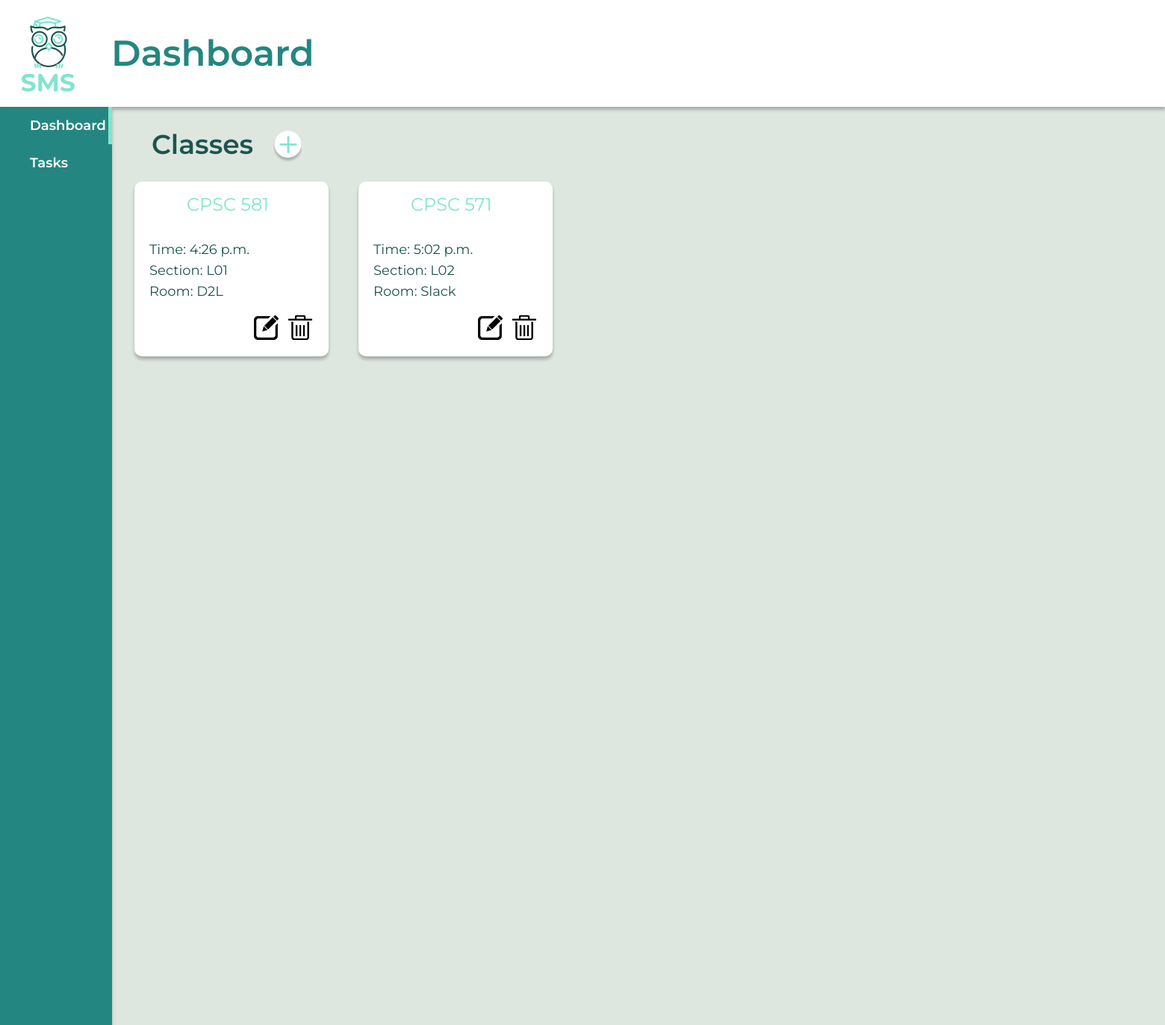
Page / (signed in) on the committed database.
### schoolapi/models.py (models this page shows, shortened)
class Class(models.Model):
    user = models.ForeignKey(User, on_delete=models.CASCADE)
    name = models.CharField(max_length=50)
    time = models.TimeField(max_length=50)
    section = models.CharField(max_length=50)
    room = models.CharField(max_length=50, blank=True)

### schoolapi/views.py (the view)
# urls.py: path('', views.dashboard),
def dashboard(request):
    if request.user.is_authenticated:
        classes = Class.objects.all()
        if request.user.is_student:
            return render(request, "schoolapi/dashboard.html", {'classes': classes})
        if request.user.is_instructor:
            return render(request, "schoolapi/dashboard_instructor.html", {'classes': classes})
        return render(request, "schoolapi/dashboard.html", {'classes': classes})
    return HttpResponseRedirect("/login")

### templates/schoolapi/dashboard_instructor.html (shortened to what this page needs)
{% load static %}
<!DOCTYPE html>
<html lang="en">
<head>
    <link rel="stylesheet"
          href="https://stackpath.bootstrapcdn.com/bootstrap/4.4.1/css/bootstrap.min.css"
 />
    <link rel="stylesheet" href="{% static 'schoolapi/css/style.css' %}" />
</head>
<body>
    <div class="top-nav-container">
        <div class="wrapper">
            <nav role ="main">
                <div class="title">
                    Dashboard
                </div>
                <div class="logo">
                    <img src="{% static 'schoolapi/images/logos.png' %}" alt="My image">
                </div>
            </nav>
        </div>
    </div>
    <div class="side-nav-container" style="height: 100%;">
        <div class="sidebar">
        </div>
        <div class="wrapper">
            <nav id="menubar">
                <ul class="nav-items">
                    <li>
                        <a href="/">Dashboard</a>
                    </li>
                    <li>
                        <a href="/tasks">Tasks</a>
                    </li>
                </ul>
            </nav>
        </div>
    </div>
    <div class="classes-container row">
        <div class="item-title">
            Classes
        </div>
        <button type="button" onclick="window.location.href='/add-class'" class="btn-add-item">
            <img src="{% static 'schoolapi/images/add.png' %}">
        </button>
        {% for class in user.class_set.all %}
        <div class="item-attribute block">
            <ul class="show-items" style="position: absolute">
                <li id="name">
                    {{class.name}}
                </li>
                <li>
                    Time: {{class.time}}
                </li>
                <li>
                    Section: {{class.section}}
                </li>
                <li>
                    Room: {{class.room}}
                </li>
                <li id="btn-update-item">
                    <a href="{% url 'update-class' class.id%}">
                        <img src="{% static 'schoolapi/images/edit.png' %}">
                    </a>
                </li>
                <li id="btn-delete-item">
                    <a href="{% url 'delete-class' class.id%}">
                        <img src="{% static 'schoolapi/images/Delete.png' %}">
                    </a>
                </li>
            </ul>
        </div>
        {% endfor %}
    </div>
</body>
</html>

### schoolapi/static/schoolapi/css/style.css (style rules this page uses)
* { box-sizing: border-box; margin: 0; }
body { background-color: #DEE6E0; }
nav .title { position: absolute; width: 400px; height: 143px; left: 149px; top: 0px; color: #248680; font-family: Montserrat; font-style: normal; font-weight: 600; font-size: 48px; line-height: 59px; display: flex; align-items: center; }
.top-nav-container { background: #FFFFFF; box-shadow: 0px 4px 4px rgba(0, 0, 0, 0.25); display: flex; align-items: center; justify-content: space-between; height: 72px; background: #FFFFFF; box-shadow: 0px 4px 4px rgba(0, 0, 0, 0.25); width: 100%; height: 143px; left: 0px; top: 0px; }
.side-nav-container { position: absolute; width: 150px; height: 160%; left: 0px; top: 143px; background: #248680; box-shadow: 0px 4px 4px rgba(0, 0, 0, 0.25); }
.sidebar { position: absolute; width: 5px; height: 50px; left: 145px; top: 0px; background: #82E4D0; }
.item-title { position: absolute; width: 225px; height: 100px; left: 203px; top: 143px; font-family: Montserrat; font-style: normal; font-weight: 600; font-size: 36px; line-height: 44px; display: flex; align-items: center; color: #1D5450; }
nav .logo { position: absolute; width: 200px; height: 200px; left: -35px; top: -17px; }
.nav-items li { width: 127px; height: 50px; left: 0px; top: 243px; list-style: none; font-family: Montserrat; font-style: normal; font-weight: 600; font-size: 18px; line-height: 22px; display: flex; align-items: center; color: #FFFFFF; }
ul.show-items { padding: 0 0 0 20px !important; overflow: visible; position: fixed; display: table; margin: 0 auto; text-align: left; margin-left: 180px; margin-top: 100px; width: 230px; height: 234px; list-style: none; font-family: Montserrat; font-style: normal; font-weight: normal; font-size: 18px; line-height: 22px; color: #1D5450; box-shadow: 0px 4px 4px rgba(0, 0, 0, 0.25); border-radius: 10px; background: #FFFFFF; }
.show-items li { border-left-width: 0; white-space: normal; display: flex; margin-top: 10px; width: 240px; height: 18px; list-style: none; font-family: Montserrat; font-style: normal; font-weight: normal; font-size: 18px; line-height: 22px; color: #1D5450; }
#name { padding-left: 50px; margin-top: 20px; height: 50px; color: #82E4D0; font-size: 24px; }
.show-items li a { color: #1D5450; }
.nav-items li a { color: #FFFFFF; }
.btn-add-item { position: absolute; width: 40px; height: 40px; left: 360px; top: 173px; background: transparent; border: none !important; }
#btn-update-item { display: inline; padding-left: 140px; width: 33px; height: 33px; background: transparent; border: none !important; }
#btn-delete-item { line-height: 80px; display: inline; padding-left: 8px; width: 32px; height: 33px; background: transparent; border: none !important; }

### templates/schoolapi/dashboard_instructor.html (style rules this page uses)
.row { width: 100%; margin: 0 auto; }
.block { width: 300px; display: inline-block }

### rows in the picture
Class: name "CPSC 581", time "4:26 p.m.", section "L01", room "D2L"
Class: name "CPSC 571", time "5:02 p.m.", section "L02", room "Slack"
